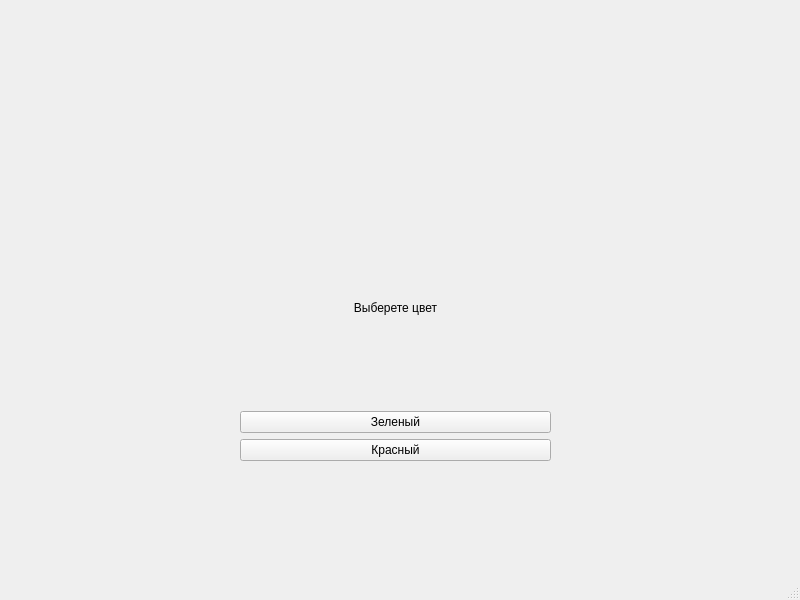
<?xml version="1.0" encoding="UTF-8"?>
<ui version="4.0">
 <class>MainWindow</class>
 <widget class="QMainWindow" name="MainWindow">
  <property name="geometry">
   <rect>
    <x>0</x>
    <y>0</y>
    <width>800</width>
    <height>600</height>
   </rect>
  </property>
  <property name="windowTitle">
   <string>MainWindow</string>
  </property>
  <widget class="QWidget" name="centralwidget">
   <widget class="QWidget" name="verticalLayoutWidget">
    <property name="geometry">
     <rect>
      <x>240</x>
      <y>210</y>
      <width>311</width>
      <height>251</height>
     </rect>
    </property>
    <layout class="QVBoxLayout" name="verticalLayout">
     <item>
      <widget class="QLabel" name="label">
       <property name="text">
        <string>Выберете цвет</string>
       </property>
       <property name="alignment">
        <set>Qt::AlignCenter</set>
       </property>
      </widget>
     </item>
     <item>
      <widget class="QPushButton" name="pushButton_2">
       <property name="text">
        <string>Зеленый</string>
       </property>
      </widget>
     </item>
     <item>
      <widget class="QPushButton" name="pushButton">
       <property name="text">
        <string>Красный</string>
       </property>
      </widget>
     </item>
    </layout>
   </widget>
  </widget>
  <widget class="QMenuBar" name="menubar">
   <property name="geometry">
    <rect>
     <x>0</x>
     <y>0</y>
     <width>800</width>
     <height>21</height>
    </rect>
   </property>
  </widget>
  <widget class="QStatusBar" name="statusbar"/>
 </widget>
 <resources/>
 <connections/>
</ui>
